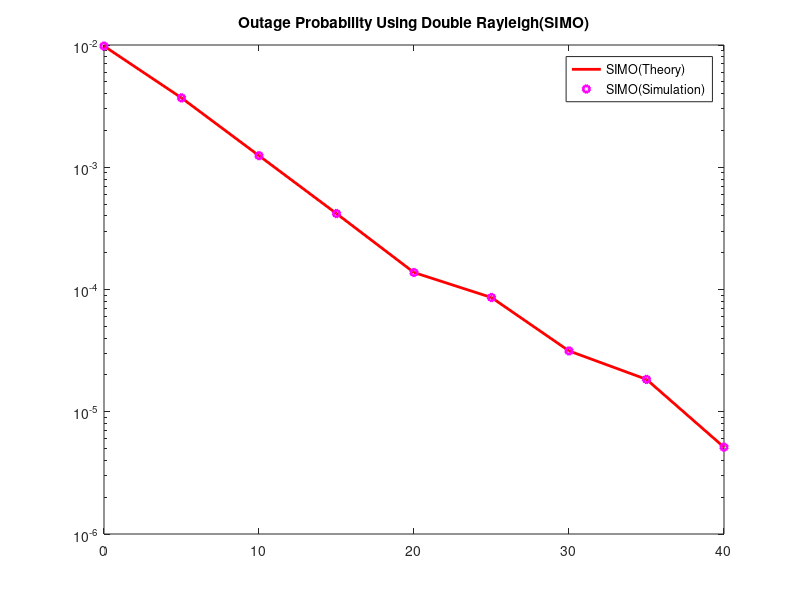

Recreate this plot in MATLAB. (Note: this script raises an error after producing the figure.)
close all
clear all

N=100000;
snr=0:5:40; %multiple Eb/No(SNR) value in db
f=sqrt(0.5);
index=1;
M = 2;
g = sin(pi/M)^2;
sigm = 1; % channel variance
sigma = 1;

Mr=1;
Mt=100000;


for k=1:5:40
x=10^(k./10);
p=sqrt(1/x);
x1=randi([0,1]);
x=2*x1-1;


h1=f*(randn(1,N) + j*randn(1,N));
h2=f*(randn(1,N) + j*randn(1,N));
%h = 4*(h1*g1 + h2*g2);
g1= abs(sigma*randn(1,N)+1i*sigma*randn(1,N));
g2= abs(sigma*randn(1,N)+1i*sigma*randn(1,N));
h = 4.*((g1.*h1).*(h2.*g2));

n1=f*(randn(1,N) + j*randn(1,N));
n2=f*(randn(1,N) + j*randn(1,N));
n=n1.*n2;
y1=h.*x + p.*n;

for kk=1:N
   
     b(kk)=conj(h(kk)) * y1(kk);           %Calculation for real and imaginary parts of signals
  if(real(b(kk))>=0)                        %inphase demodulation
     data_detect_b(kk)=1;                   %Detection of real part for BER
 else
     data_detect_b(kk)=0;
  end
end
 %For Fixed Gain%
    c1= 0.5*log2(1+x);

   if (c1 < 3)
       out = c1;
   end    
error_b = xor(x1,data_detect_b);    %Bit error rate for 1*1 SISO wireless system
bers_b(k)=sum(error_b)/N;          %Sum of errors by the total transmission bits

end

y5=[0.00980582617584078 0.00369323661384938 0.001243758592258976 0.0004178433253485600 0.00013771151735 0.000085985548944 0.00003144982824673 0.000018402393774 0.00000513194026 ]
op_5 = [0.00980582617584078 0.00369323661384938 0.001243758592258976 0.0004178433253485600 0.00013771151735 0.000085985548944 0.00003144982824673 0.000018402393774 0.00000513194026 ]


semilogy(snr, y5, '-r','Linewidth',2);
hold on
semilogy(snr, op_5, 'mh','Linewidth',2);         
hold off

title('Outage Probability Using Double Rayleigh(SIMO)')
LEG = legend('SIMO(Theory)','SIMO(Simulation)');
LEG.FontSize = 5;
xlabel('Average SNR(dB)');
ylabel('Outage Probability');
grid on
hold off
ylim([0.0000001 1]);
xlim([0 40])
